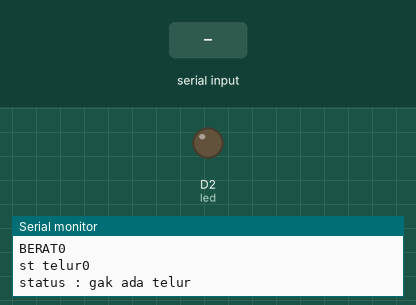
The sketch below on a simulated ESP8266 (NodeMCU). Shown: output pins drawn as LEDs (lit = HIGH), the last lines printed to the serial monitor. The inputs (shaded band) are chosen by the test bench. WiFi joins after 1.5 s; servers stay silent unless stated; network time is answered at once with the bench clock; the local clock reads 2024-03-15 10:24:30 at power-on unless the sketch sets it; the Firebase database answers and starts empty.

Above: at 2.7 s.
2.8 s: "90,45\n" received over Serial
At 4.3 s:
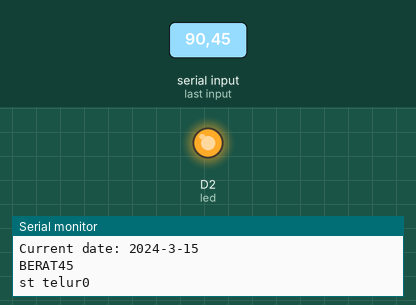
5.0 s: "30,150\n" received over Serial
At 7.0 s:
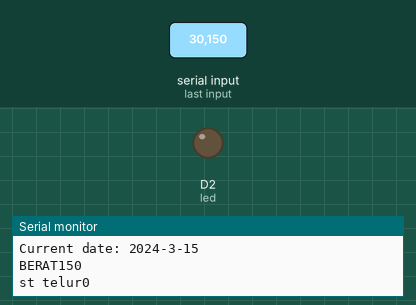
Timing chart, 0 to 8.5 s (numbered marks = the images above; inputs shaded):
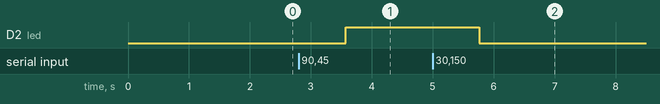

Measured:
- after the input at 2.8 s, D2 (led): LOW → HIGH after 0.77 s
- after the input at 5.0 s, D2 (led): HIGH → LOW after 0.77 s

The sketch:

koding_firebase.ino
```cpp
#include <ESP8266WiFi.h>
#include <FirebaseArduino.h>
#include <NTPClient.h>
#include <WiFiUdp.h>

#define FIREBASE_HOST "alat1-8e1ee-default-rtdb.firebaseio.com"
#define FIREBASE_AUTH "C8sM6vvA9FNJ5eibHUCncg75ZcP3C6doJHrb3Edm"
#define WIFI_SSID "vivo 1806"
#define WIFI_PASSWORD "8sampai1"

WiFiUDP ntpUDP;
NTPClient timeClient(ntpUDP, "pool.ntp.org");

//Week Days
String weekDays[7] = {"Sunday", "Monday", "Tuesday", "Wednesday", "Thursday", "Friday", "Saturday"};

//Month names
String months[12] = {"January", "February", "March", "April", "May", "June", "July", "August", "September", "October", "November", "December"};

int ngitung;
int led = D2;
int statustelur;
int berat;
char xx;

int ab;
char a;
char c;
void setup() {
  Serial.begin(9600);
  WiFi.begin(WIFI_SSID, WIFI_PASSWORD);
  Serial.print("connecting");

  while (WiFi.status() != WL_CONNECTED) {
    Serial.print(".");
    delay(500);
  }
  Serial.println();
  Serial.print("connected: ");
  Serial.println(WiFi.localIP());
  timeClient.begin();
  // Set offset time in seconds to adjust for your timezone, for example:
  // GMT +1 = 3600
  // GMT +8 = 28800
  // GMT -1 = -3600
  // GMT 0 = 0
  timeClient.setTimeOffset(25200);
  Firebase.begin(FIREBASE_HOST, FIREBASE_AUTH);
  pinMode(led, OUTPUT);
}

void loop() {
  while (Serial.available() > 0) {
    ab = Serial.parseInt();
    a = Serial.read();
    berat = Serial.parseInt();
    c = Serial.read();
  }
  timeClient.update();

  unsigned long epochTime = timeClient.getEpochTime();
  Serial.print("Epoch Time: ");
  Serial.println(epochTime);

  String formattedTime = timeClient.getFormattedTime();
  Serial.print("Formatted Time: ");
  Serial.println(formattedTime);

  int currentHour = timeClient.getHours();
  Serial.print("Hour: ");
  Serial.println(currentHour);

  int currentMinute = timeClient.getMinutes();
  Serial.print("Minutes: ");
  Serial.println(currentMinute);

  int currentSecond = timeClient.getSeconds();
  Serial.print("Seconds: ");
  Serial.println(currentSecond);

  String weekDay = weekDays[timeClient.getDay()];
  Serial.print("Week Day: ");
  Serial.println(weekDay);

  //Get a time structure
  struct tm *ptm = gmtime ((time_t *)&epochTime);

  int monthDay = ptm->tm_mday;
  Serial.print("Month day: ");
  Serial.println(monthDay);

  int currentMonth = ptm->tm_mon + 1;
  Serial.print("Month: ");
  Serial.println(currentMonth);

  String currentMonthName = months[currentMonth - 1];
  Serial.print("Month name: ");
  Serial.println(currentMonthName);

  int currentYear = ptm->tm_year + 1900;
  Serial.print("Year: ");
  Serial.println(currentYear);

  //Print complete date:
  String currentDate = String(currentYear) + "-" + String(currentMonth) + "-" + String(monthDay);
  Serial.print("Current date: ");
  Serial.println(currentDate);
  Serial.print("BERAT");
  Serial.println(berat);
  Serial.print("st telur");
  Serial.println(Firebase.getInt("A5_status_telur"));

//  berat = 50;
  if (berat >= 40 && berat <= 80  ) {
    statustelur = 1;
    digitalWrite(led, HIGH);
    Firebase.setInt("A5 berat", berat);
      Firebase.setString("A5 berat/Waktu A5", String(currentDate) + "|" + String(formattedTime));
    Firebase.setInt("A5 berat/A5_status_telur", statustelur);
  } else {
    statustelur = 0;
    Serial.println("status : gak ada telur");
    Firebase.setString("A5 berat/Waktu A5", "");
    Firebase.setInt("A5 berat", 0);
    Firebase.setInt("A5 berat/A5_status_telur", statustelur);
    digitalWrite(led, LOW);
  }
  //  if (berat >= 50 && berat <= 80 ) {
  ////    berat = 50;
  //
  //    Firebase.setInt("A8_status_telur", statustelur);
  //  }
  //  if (Firebase.getInt("A8_status_telur") ) {
  //    statustelur = 1;
  //    Serial.println("status : ada telur");
  //    digitalWrite(led, HIGH);
  //  } else {
  //    statustelur = 0;
  //    Serial.println("status : gak ada telur");
  //    digitalWrite(led, LOW);
  //  }
  //  // update value
  //  Firebase.setInt("A8 berat", berat);
  //  Firebase.pushString("A2 berat : ", data);  //coba buat log
  //  Serial.print("pushed: /logs/");
  //  Serial.println(name);
  //  Serial.print("ngitung: ");
  //  Serial.println(ngitung);
  delay(1000);
}
```
